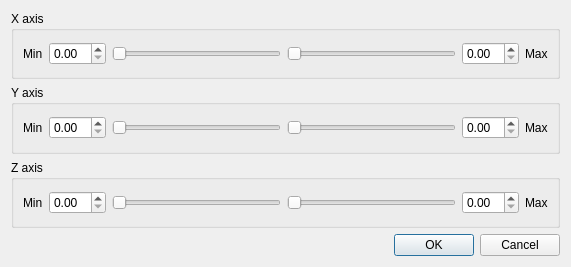
<?xml version="1.0" encoding="UTF-8"?>
<ui version="4.0">
 <class>RestrictAxesDialog</class>
 <widget class="QDialog" name="RestrictAxesDialog">
  <property name="geometry">
   <rect>
    <x>0</x>
    <y>0</y>
    <width>571</width>
    <height>267</height>
   </rect>
  </property>
  <property name="windowTitle">
   <string>Restrict Axes</string>
  </property>
  <layout class="QVBoxLayout" name="verticalLayout">
   <item>
    <widget class="QGroupBox" name="groupBox_Xaxis">
     <property name="title">
      <string>X axis</string>
     </property>
     <layout class="QHBoxLayout" name="horizontalLayout">
      <item>
       <widget class="QLabel" name="label_xmin">
        <property name="text">
         <string>Min</string>
        </property>
       </widget>
      </item>
      <item>
       <widget class="QDoubleSpinBox" name="doubleSpinBox_xMin"/>
      </item>
      <item>
       <widget class="QSlider" name="horizontalSlider_xMin">
        <property name="orientation">
         <enum>Qt::Horizontal</enum>
        </property>
       </widget>
      </item>
      <item>
       <widget class="QSlider" name="horizontalSlider_xMax">
        <property name="orientation">
         <enum>Qt::Horizontal</enum>
        </property>
       </widget>
      </item>
      <item>
       <widget class="QDoubleSpinBox" name="doubleSpinBox_xMax"/>
      </item>
      <item>
       <widget class="QLabel" name="label_xmax">
        <property name="text">
         <string>Max</string>
        </property>
       </widget>
      </item>
     </layout>
    </widget>
   </item>
   <item>
    <widget class="QGroupBox" name="groupBox_yAxis">
     <property name="title">
      <string>Y axis</string>
     </property>
     <layout class="QHBoxLayout" name="horizontalLayout_2">
      <item>
       <widget class="QLabel" name="label_ymin">
        <property name="text">
         <string>Min</string>
        </property>
       </widget>
      </item>
      <item>
       <widget class="QDoubleSpinBox" name="doubleSpinBox_yMin"/>
      </item>
      <item>
       <widget class="QSlider" name="horizontalSlider_yMin">
        <property name="orientation">
         <enum>Qt::Horizontal</enum>
        </property>
       </widget>
      </item>
      <item>
       <widget class="QSlider" name="horizontalSlider_yMax">
        <property name="orientation">
         <enum>Qt::Horizontal</enum>
        </property>
       </widget>
      </item>
      <item>
       <widget class="QDoubleSpinBox" name="doubleSpinBox_yMax"/>
      </item>
      <item>
       <widget class="QLabel" name="label_ymax">
        <property name="text">
         <string>Max</string>
        </property>
       </widget>
      </item>
     </layout>
    </widget>
   </item>
   <item>
    <widget class="QGroupBox" name="groupBox_zAxis">
     <property name="title">
      <string>Z axis</string>
     </property>
     <layout class="QHBoxLayout" name="horizontalLayout_3">
      <item>
       <widget class="QLabel" name="label_zmin">
        <property name="text">
         <string>Min</string>
        </property>
       </widget>
      </item>
      <item>
       <widget class="QDoubleSpinBox" name="doubleSpinBox_zMin"/>
      </item>
      <item>
       <widget class="QSlider" name="horizontalSlider_zMin">
        <property name="orientation">
         <enum>Qt::Horizontal</enum>
        </property>
       </widget>
      </item>
      <item>
       <widget class="QSlider" name="horizontalSlider_zMax">
        <property name="orientation">
         <enum>Qt::Horizontal</enum>
        </property>
       </widget>
      </item>
      <item>
       <widget class="QDoubleSpinBox" name="doubleSpinBox_zMax"/>
      </item>
      <item>
       <widget class="QLabel" name="label_zmax">
        <property name="text">
         <string>Max</string>
        </property>
       </widget>
      </item>
     </layout>
    </widget>
   </item>
   <item>
    <widget class="QDialogButtonBox" name="buttonBox">
     <property name="orientation">
      <enum>Qt::Horizontal</enum>
     </property>
     <property name="standardButtons">
      <set>QDialogButtonBox::Cancel|QDialogButtonBox::Ok</set>
     </property>
    </widget>
   </item>
  </layout>
 </widget>
 <resources/>
 <connections>
  <connection>
   <sender>buttonBox</sender>
   <signal>accepted()</signal>
   <receiver>RestrictAxesDialog</receiver>
   <slot>accept()</slot>
   <hints>
    <hint type="sourcelabel">
     <x>248</x>
     <y>254</y>
    </hint>
    <hint type="destinationlabel">
     <x>157</x>
     <y>274</y>
    </hint>
   </hints>
  </connection>
  <connection>
   <sender>buttonBox</sender>
   <signal>rejected()</signal>
   <receiver>RestrictAxesDialog</receiver>
   <slot>reject()</slot>
   <hints>
    <hint type="sourcelabel">
     <x>316</x>
     <y>260</y>
    </hint>
    <hint type="destinationlabel">
     <x>286</x>
     <y>274</y>
    </hint>
   </hints>
  </connection>
 </connections>
</ui>
